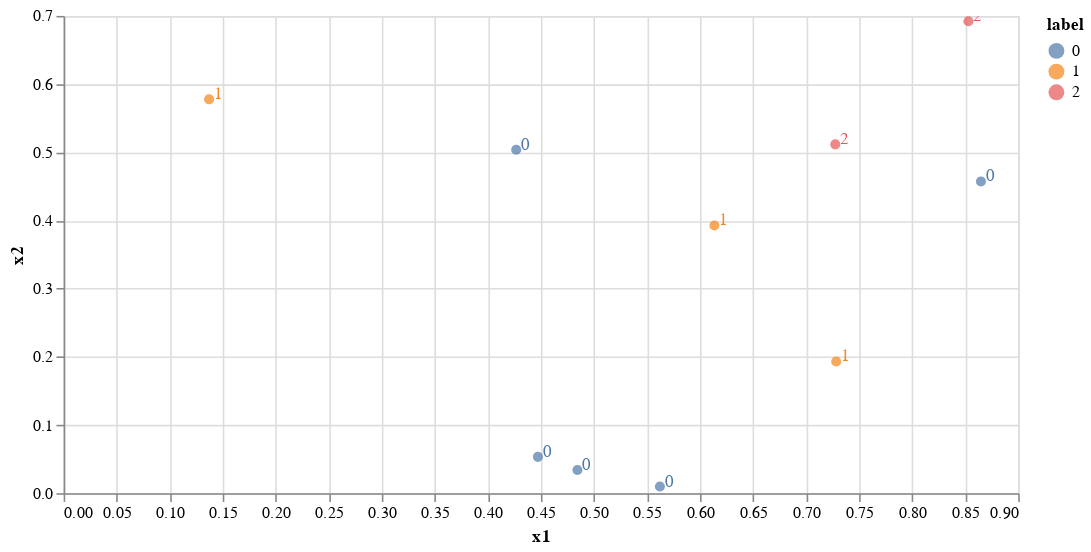

Notebook cell for this chart:
### Code cell
scatterplot = alt.Chart().mark_circle(size=40)\
    .encode(x='x1:Q', y='x2:Q', color='label:N',
    tooltip=['x1'])

nearest = alt.selection(type='single', nearest=True, on='mouseover',
                        fields=['x1'])

selectors = alt.Chart().mark_point()\
    .encode(x="x1:Q", opacity=alt.value(0))\
    .add_selection(nearest)

text = scatterplot\
    .mark_text(align='left', dx=3, dy=-3)\
    .encode(text=alt.condition(nearest, 'label:N', alt.value(' ')))


chart = alt.layer(scatterplot, selectors, text, data=df, width=600).interactive()
chart.save('chart.html')
chart

### Figure 1 — Vega-Lite specification as saved in the notebook (floating-point values rounded to 4 significant figures)
{"config": {"view": {"continuousWidth": 400, "continuousHeight": 300}}, "layer": [{"mark": {"type": "circle", "size": 40}, "encoding": {"color": {"field": "label", "type": "nominal"}, "tooltip": [{"field": "x1", "type": "quantitative"}], "x": {"field": "x1", "type": "quantitative"}, "y": {"field": "x2", "type": "quantitative"}}, "selection": {"selector012": {"type": "interval", "bind": "scales", "encodings": ["x", "y"]}}}, {"mark": "point", "encoding": {"opacity": {"value": 0}, "x": {"field": "x1", "type": "quantitative"}}, "selection": {"selector011": {"type": "single", "nearest": true, "on": "mouseover", "fields": ["x1"]}}}, {"mark": {"type": "text", "align": "left", "dx": 3, "dy": -3}, "encoding": {"color": {"field": "label", "type": "nominal"}, "text": {"condition": {"field": "label", "type": "nominal", "selection": "selector011"}, "value": " "}, "tooltip": [{"field": "x1", "type": "quantitative"}], "x": {"field": "x1", "type": "quantitative"}, "y": {"field": "x2", "type": "quantitative"}}}], "data": {"name": "data-3765a39f6a98d24de7987d959978ce4a"}, "width": 600, "$schema": "https://vega.github.io/schema/vega-lite/v4.17.0.json", "datasets": {"data-3765a39f6a98d24de7987d959978ce4a": [{"x1": 0.8648, "x2": 0.4573, "label": 0}, {"x1": 0.6135, "x2": 0.3927, "label": 1}, {"x1": 0.853, "x2": 0.6921, "label": 2}, {"x1": 0.1371, "x2": 0.5776, "label": 1}, {"x1": 0.5622, "x2": 0.009751, "label": 0}, {"x1": 0.7284, "x2": 0.1932, "label": 1}, {"x1": 0.4471, "x2": 0.0533, "label": 0}, {"x1": 0.7275, "x2": 0.5116, "label": 2}, {"x1": 0.4267, "x2": 0.5036, "label": 0}, {"x1": 0.4844, "x2": 0.03399, "label": 0}]}}
